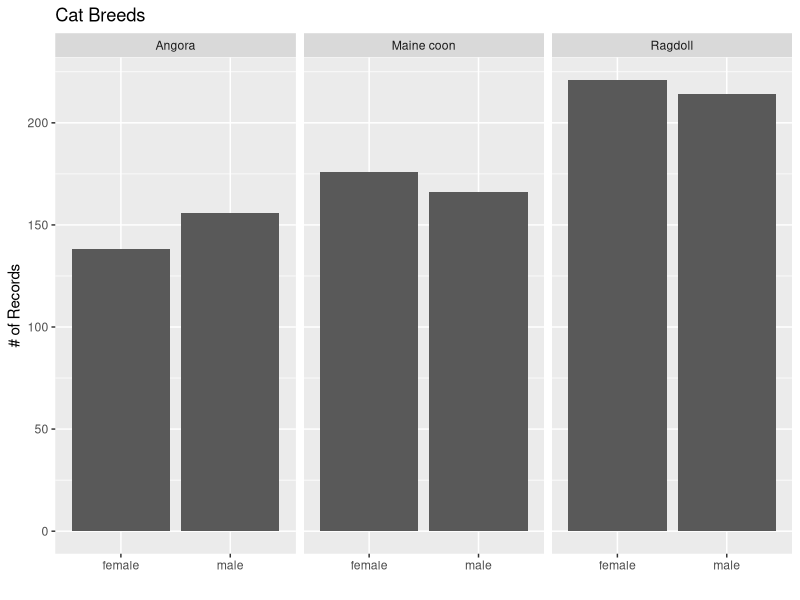
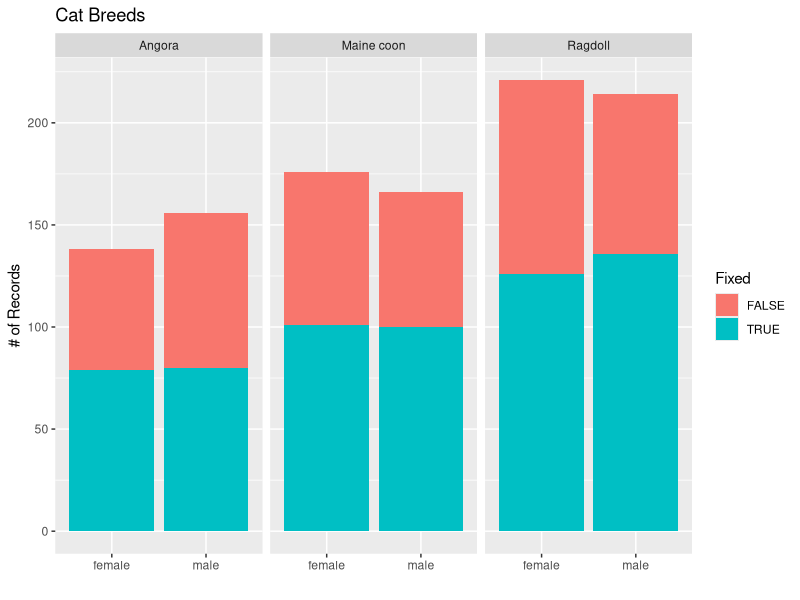
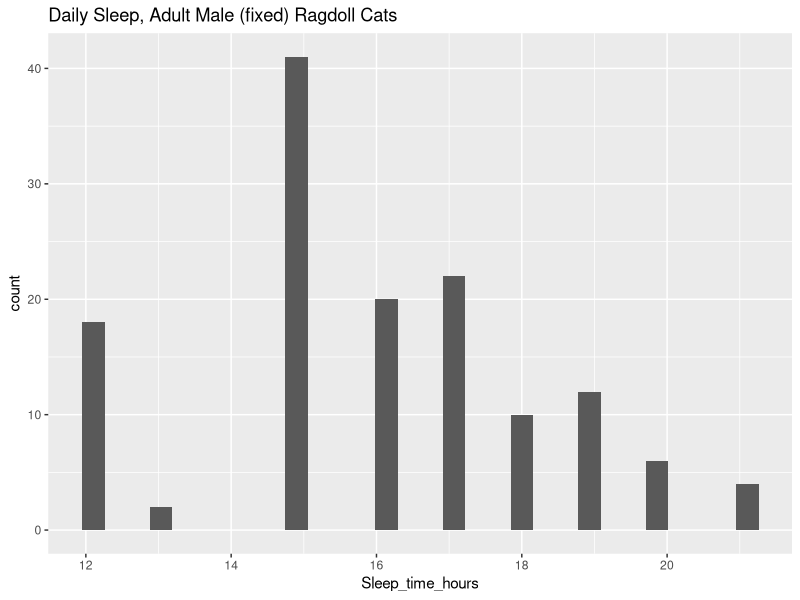
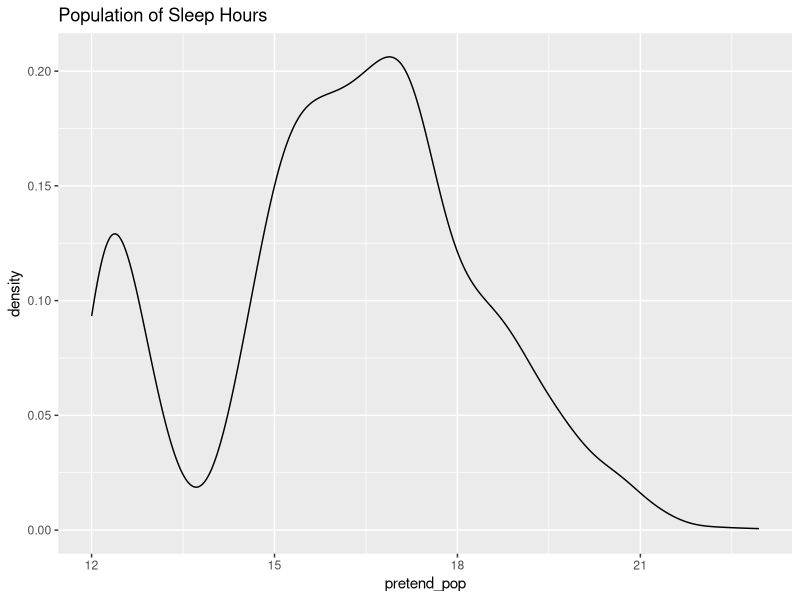
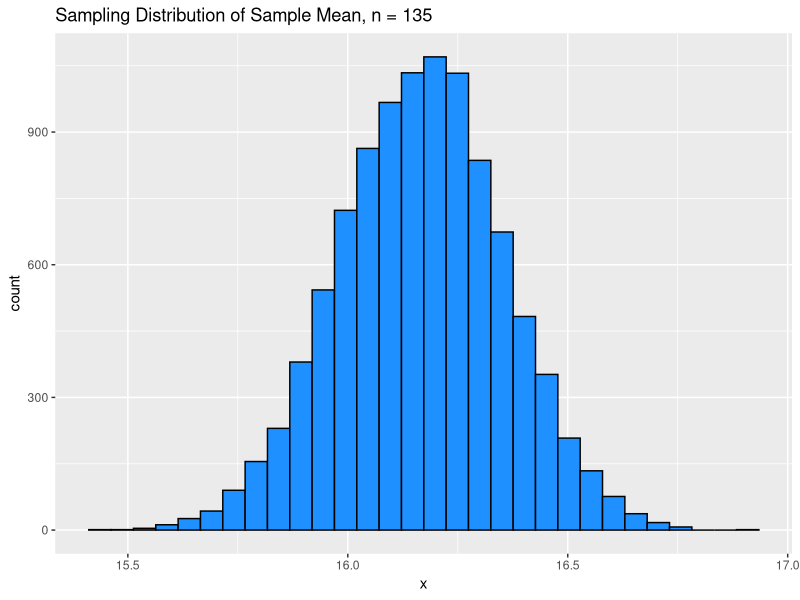

These figures' R source, in order:
## ---- chunk 1
knitr::opts_chunk$set(echo = TRUE, error = TRUE)
## ---- chunk 2
library(tidyverse)
## ---- chunk 3
cats <- read_csv("../../data/cat_breeds_clean.csv")
## ---- chunk 4
cats %>% 
ggplot(aes(x = Sex)) +
  geom_bar() +
  xlab("") +
  ylab("# of Records") +
  ggtitle("Cat Breeds") +
  facet_wrap(~Breed)
## ---- chunk 5
cats %>%
ggplot(aes(x = Sex, fill = Fixed)) +
  geom_bar() +
  xlab("") +
  ylab("# of Records") +
  ggtitle("Cat Breeds") +
  facet_wrap(~Breed)
## ---- chunk 6
cats_small <- cats %>% 
  filter(Age_in_years >= 1) %>%
  filter(Sex == "male", Breed == "Ragdoll", Fixed == T)

nrow(cats_small)

ggplot(cats_small, aes(x = Sleep_time_hours))+
  geom_histogram() +
  ggtitle("Daily Sleep, Adult Male (fixed) Ragdoll Cats")
## ---- chunk 7
# Create a fake "population" of sleep hours
set.seed(3421)
pretend_pop <- c(2*rbeta(400, 1, 3) + 12, 10*rbeta(2000, 2, 5) + 14)

ggplot(mapping = aes(x = pretend_pop)) +
  geom_density() +
  labs(title = "Population of Sleep Hours")
## ---- chunk 8
random_means <- tibble(x = replicate(n = 10000, 
                       mean(sample(pretend_pop, 135, replace = T)))
                                    )
                       

ggplot(random_means) +
  geom_histogram(aes(x = x),
                 color = "black", fill = "dodgerblue") +
  labs(title = "Sampling Distribution of Sample Mean, n = 135")
## ---- chunk 9
cats_summary <- cats_small %>%
  summarize(averageTime = mean(Sleep_time_hours),
            sdTime = sd(Sleep_time_hours),
            n = n())

cats_summary
## ---- chunk 10
xbar <- cats_summary$averageTime
s <- cats_summary$sdTime
n <- cats_summary$n

# Estimated standard error
se <- s/sqrt(n)

# T critical value for 95% confidence
cv <- qt(0.975, df = n - 1)

# 95% CI
c(xbar - cv*se, xbar + cv*se)
## ---- chunk 11
t.test(cats_small$Sleep_time_hours, conf.level = 0.95)
## ---- chunk 12
# Calculate test statistic based on observed data
test_stat <- (xbar - 17) / (s/sqrt(n))
test_stat

# Find two-sided p-value
2*pt(test_stat, df = n-1)
## ---- chunk 13
t.test(cats_small$Sleep_time_hours, conf.level = 0.95)

t.test(cats_small$Sleep_time_hours, mu = 17, conf.level = 0.95)
## ---- chunk 14
qt(0.025, df = n-1)
qt(0.975, df = n-1)
## ---- chunk 15
